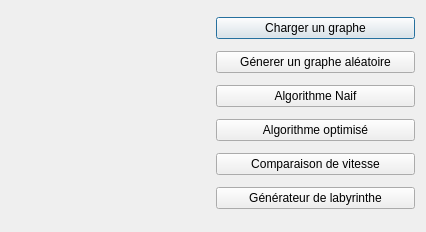
<?xml version="1.0" encoding="UTF-8"?>
<ui version="4.0">
 <class>windows</class>
 <widget class="QDialog" name="windows">
  <property name="geometry">
   <rect>
    <x>0</x>
    <y>0</y>
    <width>426</width>
    <height>232</height>
   </rect>
  </property>
  <property name="minimumSize">
   <size>
    <width>426</width>
    <height>232</height>
   </size>
  </property>
  <property name="maximumSize">
   <size>
    <width>426</width>
    <height>232</height>
   </size>
  </property>
  <property name="windowTitle">
   <string>LOP Graph</string>
  </property>
  <property name="windowIcon">
   <iconset>
    <normaloff>../icons/lop.png</normaloff>../icons/lop.png</iconset>
  </property>
  <layout class="QHBoxLayout" name="horizontalLayout">
   <item>
    <widget class="QLabel" name="label">
     <property name="maximumSize">
      <size>
       <width>200</width>
       <height>200</height>
      </size>
     </property>
     <property name="text">
      <string/>
     </property>
     <property name="textFormat">
      <enum>Qt::RichText</enum>
     </property>
     <property name="pixmap">
      <pixmap>../icons/lop.png</pixmap>
     </property>
     <property name="scaledContents">
      <bool>true</bool>
     </property>
    </widget>
   </item>
   <item>
    <layout class="QVBoxLayout" name="verticalLayout">
     <property name="sizeConstraint">
      <enum>QLayout::SetDefaultConstraint</enum>
     </property>
     <item>
      <widget class="QPushButton" name="charger_graphe">
       <property name="minimumSize">
        <size>
         <width>2</width>
         <height>0</height>
        </size>
       </property>
       <property name="text">
        <string>Charger un graphe</string>
       </property>
       <property name="icon">
        <iconset>
         <normaloff>../icons/blue-document-smiley.png</normaloff>../icons/blue-document-smiley.png</iconset>
       </property>
      </widget>
     </item>
     <item>
      <widget class="QPushButton" name="aleatoire">
       <property name="text">
        <string>Génerer un graphe aléatoire</string>
       </property>
       <property name="icon">
        <iconset>
         <normaloff>../icons/universal.png</normaloff>../icons/universal.png</iconset>
       </property>
      </widget>
     </item>
     <item>
      <widget class="QPushButton" name="naif">
       <property name="minimumSize">
        <size>
         <width>2</width>
         <height>0</height>
        </size>
       </property>
       <property name="text">
        <string>Algorithme Naif</string>
       </property>
       <property name="icon">
        <iconset>
         <normaloff>../icons/smiley-mr-green.png</normaloff>../icons/smiley-mr-green.png</iconset>
       </property>
      </widget>
     </item>
     <item>
      <widget class="QPushButton" name="optimized">
       <property name="minimumSize">
        <size>
         <width>2</width>
         <height>0</height>
        </size>
       </property>
       <property name="text">
        <string>Algorithme optimisé</string>
       </property>
       <property name="icon">
        <iconset>
         <normaloff>../icons/smiley-nerd.png</normaloff>../icons/smiley-nerd.png</iconset>
       </property>
      </widget>
     </item>
     <item>
      <widget class="QPushButton" name="comparaison">
       <property name="minimumSize">
        <size>
         <width>2</width>
         <height>0</height>
        </size>
       </property>
       <property name="text">
        <string>Comparaison de vitesse</string>
       </property>
       <property name="icon">
        <iconset>
         <normaloff>../icons/stickman-run-dash.png</normaloff>../icons/stickman-run-dash.png</iconset>
       </property>
      </widget>
     </item>
     <item>
      <widget class="QPushButton" name="maze">
       <property name="text">
        <string>Générateur de labyrinthe</string>
       </property>
       <property name="icon">
        <iconset>
         <normaloff>../icons/wall-brick.png</normaloff>../icons/wall-brick.png</iconset>
       </property>
      </widget>
     </item>
    </layout>
   </item>
  </layout>
 </widget>
 <resources/>
 <connections/>
</ui>
